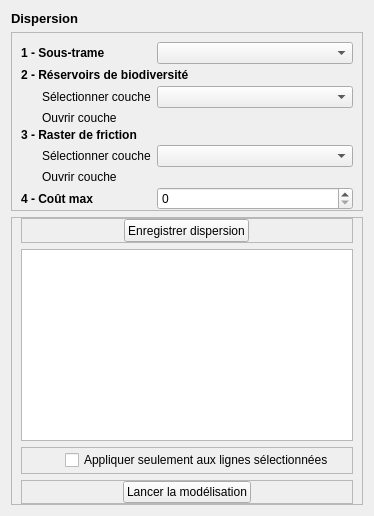
             <widget class="QWidget" name="dispersionTab">
              <attribute name="title">
               <string>7 - Dispersion</string>
              </attribute>
              <layout class="QVBoxLayout" name="verticalLayout_17">
               <item>
                <widget class="QLabel" name="label_28">
                 <property name="font">
                  <font>
                   <pointsize>10</pointsize>
                   <weight>75</weight>
                   <bold>true</bold>
                  </font>
                 </property>
                 <property name="text">
                  <string>Dispersion</string>
                 </property>
                </widget>
               </item>
               <item>
                <widget class="QFrame" name="frame_18">
                 <property name="frameShape">
                  <enum>QFrame::StyledPanel</enum>
                 </property>
                 <property name="frameShadow">
                  <enum>QFrame::Raised</enum>
                 </property>
                 <layout class="QGridLayout" name="gridLayout_22">
                  <property name="topMargin">
                   <number>9</number>
                  </property>
                  <property name="rightMargin">
                   <number>9</number>
                  </property>
                  <property name="bottomMargin">
                   <number>0</number>
                  </property>
                  <property name="verticalSpacing">
                   <number>3</number>
                  </property>
                  <item row="0" column="0" colspan="2">
                   <widget class="QLabel" name="costSTLabel">
                    <property name="sizePolicy">
                     <sizepolicy hsizetype="Fixed" vsizetype="Fixed">
                      <horstretch>0</horstretch>
                      <verstretch>0</verstretch>
                     </sizepolicy>
                    </property>
                    <property name="minimumSize">
                     <size>
                      <width>0</width>
                      <height>16</height>
                     </size>
                    </property>
                    <property name="font">
                     <font>
                      <weight>75</weight>
                      <bold>true</bold>
                     </font>
                    </property>
                    <property name="text">
                     <string>1 - Sous-trame</string>
                    </property>
                   </widget>
                  </item>
                  <item row="0" column="2">
                   <widget class="QComboBox" name="costSTCombo">
                    <property name="sizePolicy">
                     <sizepolicy hsizetype="Expanding" vsizetype="Fixed">
                      <horstretch>0</horstretch>
                      <verstretch>0</verstretch>
                     </sizepolicy>
                    </property>
                    <property name="minimumSize">
                     <size>
                      <width>100</width>
                      <height>0</height>
                     </size>
                    </property>
                   </widget>
                  </item>
                  <item row="1" column="0" colspan="3">
                   <widget class="QLabel" name="costStartRasterLabel">
                    <property name="sizePolicy">
                     <sizepolicy hsizetype="Fixed" vsizetype="Fixed">
                      <horstretch>0</horstretch>
                      <verstretch>0</verstretch>
                     </sizepolicy>
                    </property>
                    <property name="minimumSize">
                     <size>
                      <width>0</width>
                      <height>16</height>
                     </size>
                    </property>
                    <property name="font">
                     <font>
                      <weight>75</weight>
                      <bold>true</bold>
                     </font>
                    </property>
                    <property name="text">
                     <string>2 - Réservoirs de biodiversité</string>
                    </property>
                   </widget>
                  </item>
                  <item row="2" column="0">
                   <spacer name="horizontalSpacer_16">
                    <property name="orientation">
                     <enum>Qt::Horizontal</enum>
                    </property>
                    <property name="sizeType">
                     <enum>QSizePolicy::Fixed</enum>
                    </property>
                    <property name="sizeHint" stdset="0">
                     <size>
                      <width>15</width>
                      <height>13</height>
                     </size>
                    </property>
                   </spacer>
                  </item>
                  <item row="2" column="1">
                   <widget class="QLabel" name="costStartRasterLabel_2">
                    <property name="sizePolicy">
                     <sizepolicy hsizetype="Fixed" vsizetype="Fixed">
                      <horstretch>0</horstretch>
                      <verstretch>0</verstretch>
                     </sizepolicy>
                    </property>
                    <property name="minimumSize">
                     <size>
                      <width>0</width>
                      <height>13</height>
                     </size>
                    </property>
                    <property name="text">
                     <string>Sélectionner couche</string>
                    </property>
                   </widget>
                  </item>
                  <item row="2" column="2">
                   <widget class="QgsMapLayerComboBox" name="costStartLayerCombo">
                    <property name="sizePolicy">
                     <sizepolicy hsizetype="Expanding" vsizetype="Fixed">
                      <horstretch>0</horstretch>
                      <verstretch>0</verstretch>
                     </sizepolicy>
                    </property>
                    <property name="minimumSize">
                     <size>
                      <width>100</width>
                      <height>0</height>
                     </size>
                    </property>
                   </widget>
                  </item>
                  <item row="3" column="0">
                   <spacer name="horizontalSpacer_17">
                    <property name="orientation">
                     <enum>Qt::Horizontal</enum>
                    </property>
                    <property name="sizeType">
                     <enum>QSizePolicy::Fixed</enum>
                    </property>
                    <property name="sizeHint" stdset="0">
                     <size>
                      <width>15</width>
                      <height>13</height>
                     </size>
                    </property>
                   </spacer>
                  </item>
                  <item row="3" column="1">
                   <widget class="QLabel" name="costStartRasterLabel_3">
                    <property name="sizePolicy">
                     <sizepolicy hsizetype="Fixed" vsizetype="Fixed">
                      <horstretch>0</horstretch>
                      <verstretch>0</verstretch>
                     </sizepolicy>
                    </property>
                    <property name="minimumSize">
                     <size>
                      <width>0</width>
                      <height>13</height>
                     </size>
                    </property>
                    <property name="text">
                     <string>Ouvrir couche</string>
                    </property>
                   </widget>
                  </item>
                  <item row="3" column="2">
                   <widget class="QgsFileWidget" name="costStartLayer">
                    <property name="sizePolicy">
                     <sizepolicy hsizetype="Expanding" vsizetype="Fixed">
                      <horstretch>0</horstretch>
                      <verstretch>0</verstretch>
                     </sizepolicy>
                    </property>
                    <property name="minimumSize">
                     <size>
                      <width>100</width>
                      <height>0</height>
                     </size>
                    </property>
                   </widget>
                  </item>
                  <item row="4" column="0" colspan="2">
                   <widget class="QLabel" name="costPermRasterLabel">
                    <property name="sizePolicy">
                     <sizepolicy hsizetype="Fixed" vsizetype="Fixed">
                      <horstretch>0</horstretch>
                      <verstretch>0</verstretch>
                     </sizepolicy>
                    </property>
                    <property name="font">
                     <font>
                      <weight>75</weight>
                      <bold>true</bold>
                     </font>
                    </property>
                    <property name="text">
                     <string>3 - Raster de friction</string>
                    </property>
                   </widget>
                  </item>
                  <item row="5" column="0">
                   <spacer name="horizontalSpacer_18">
                    <property name="orientation">
                     <enum>Qt::Horizontal</enum>
                    </property>
                    <property name="sizeType">
                     <enum>QSizePolicy::Fixed</enum>
                    </property>
                    <property name="sizeHint" stdset="0">
                     <size>
                      <width>15</width>
                      <height>13</height>
                     </size>
                    </property>
                   </spacer>
                  </item>
                  <item row="5" column="1">
                   <widget class="QLabel" name="costStartRasterLabel_4">
                    <property name="sizePolicy">
                     <sizepolicy hsizetype="Fixed" vsizetype="Fixed">
                      <horstretch>0</horstretch>
                      <verstretch>0</verstretch>
                     </sizepolicy>
                    </property>
                    <property name="minimumSize">
                     <size>
                      <width>0</width>
                      <height>13</height>
                     </size>
                    </property>
                    <property name="text">
                     <string>Sélectionner couche</string>
                    </property>
                   </widget>
                  </item>
                  <item row="5" column="2">
                   <widget class="QgsMapLayerComboBox" name="costPermRasterCombo">
                    <property name="sizePolicy">
                     <sizepolicy hsizetype="Expanding" vsizetype="Fixed">
                      <horstretch>0</horstretch>
                      <verstretch>0</verstretch>
                     </sizepolicy>
                    </property>
                    <property name="minimumSize">
                     <size>
                      <width>100</width>
                      <height>0</height>
                     </size>
                    </property>
                   </widget>
                  </item>
                  <item row="6" column="0">
                   <spacer name="horizontalSpacer_19">
                    <property name="orientation">
                     <enum>Qt::Horizontal</enum>
                    </property>
                    <property name="sizeType">
                     <enum>QSizePolicy::Fixed</enum>
                    </property>
                    <property name="sizeHint" stdset="0">
                     <size>
                      <width>15</width>
                      <height>13</height>
                     </size>
                    </property>
                   </spacer>
                  </item>
                  <item row="6" column="1">
                   <widget class="QLabel" name="costStartRasterLabel_5">
                    <property name="sizePolicy">
                     <sizepolicy hsizetype="Fixed" vsizetype="Fixed">
                      <horstretch>0</horstretch>
                      <verstretch>0</verstretch>
                     </sizepolicy>
                    </property>
                    <property name="minimumSize">
                     <size>
                      <width>0</width>
                      <height>13</height>
                     </size>
                    </property>
                    <property name="text">
                     <string>Ouvrir couche</string>
                    </property>
                   </widget>
                  </item>
                  <item row="6" column="2">
                   <widget class="QgsFileWidget" name="costPermRaster">
                    <property name="sizePolicy">
                     <sizepolicy hsizetype="Expanding" vsizetype="Fixed">
                      <horstretch>0</horstretch>
                      <verstretch>0</verstretch>
                     </sizepolicy>
                    </property>
                   </widget>
                  </item>
                  <item row="7" column="0" colspan="2">
                   <widget class="QLabel" name="costMaxCost">
                    <property name="minimumSize">
                     <size>
                      <width>0</width>
                      <height>16</height>
                     </size>
                    </property>
                    <property name="font">
                     <font>
                      <weight>75</weight>
                      <bold>true</bold>
                     </font>
                    </property>
                    <property name="text">
                     <string>4 - Coût max</string>
                    </property>
                   </widget>
                  </item>
                  <item row="7" column="2">
                   <widget class="QgsSpinBox" name="costMaxVal">
                    <property name="sizePolicy">
                     <sizepolicy hsizetype="Expanding" vsizetype="Fixed">
                      <horstretch>0</horstretch>
                      <verstretch>0</verstretch>
                     </sizepolicy>
                    </property>
                    <property name="minimumSize">
                     <size>
                      <width>100</width>
                      <height>16</height>
                     </size>
                    </property>
                    <property name="maximum">
                     <number>999999999</number>
                    </property>
                   </widget>
                  </item>
                 </layout>
                </widget>
               </item>
               <item>
                <widget class="QFrame" name="frame_19">
                 <property name="frameShape">
                  <enum>QFrame::StyledPanel</enum>
                 </property>
                 <property name="frameShadow">
                  <enum>QFrame::Raised</enum>
                 </property>
                 <layout class="QVBoxLayout" name="verticalLayout_16">
                  <property name="leftMargin">
                   <number>9</number>
                  </property>
                  <property name="topMargin">
                   <number>0</number>
                  </property>
                  <property name="bottomMargin">
                   <number>0</number>
                  </property>
                  <item>
                   <widget class="QFrame" name="frame_20">
                    <property name="minimumSize">
                     <size>
                      <width>0</width>
                      <height>23</height>
                     </size>
                    </property>
                    <property name="frameShape">
                     <enum>QFrame::StyledPanel</enum>
                    </property>
                    <property name="frameShadow">
                     <enum>QFrame::Raised</enum>
                    </property>
                    <layout class="QHBoxLayout" name="horizontalLayout_12">
                     <property name="spacing">
                      <number>0</number>
                     </property>
                     <property name="leftMargin">
                      <number>0</number>
                     </property>
                     <property name="topMargin">
                      <number>0</number>
                     </property>
                     <property name="rightMargin">
                      <number>0</number>
                     </property>
                     <property name="bottomMargin">
                      <number>0</number>
                     </property>
                     <item>
                      <widget class="QPushButton" name="costAdd">
                       <property name="sizePolicy">
                        <sizepolicy hsizetype="Maximum" vsizetype="Fixed">
                         <horstretch>0</horstretch>
                         <verstretch>0</verstretch>
                        </sizepolicy>
                       </property>
                       <property name="minimumSize">
                        <size>
                         <width>0</width>
                         <height>23</height>
                        </size>
                       </property>
                       <property name="text">
                        <string>Enregistrer dispersion</string>
                       </property>
                       <property name="icon">
                        <iconset>
                         <normaloff>:/plugins/eco_cont/icons/mActionFileSave.svg</normaloff>:/plugins/eco_cont/icons/mActionFileSave.svg</iconset>
                       </property>
                      </widget>
                     </item>
                    </layout>
                   </widget>
                  </item>
                  <item>
                   <widget class="QTableView" name="costView">
                    <property name="dragEnabled">
                     <bool>false</bool>
                    </property>
                    <property name="alternatingRowColors">
                     <bool>true</bool>
                    </property>
                    <property name="selectionBehavior">
                     <enum>QAbstractItemView::SelectRows</enum>
                    </property>
                    <property name="sortingEnabled">
                     <bool>true</bool>
                    </property>
                   </widget>
                  </item>
                  <item>
                   <widget class="QFrame" name="frame_34">
                    <property name="sizePolicy">
                     <sizepolicy hsizetype="Expanding" vsizetype="Fixed">
                      <horstretch>0</horstretch>
                      <verstretch>0</verstretch>
                     </sizepolicy>
                    </property>
                    <property name="minimumSize">
                     <size>
                      <width>0</width>
                      <height>16</height>
                     </size>
                    </property>
                    <property name="frameShape">
                     <enum>QFrame::StyledPanel</enum>
                    </property>
                    <property name="frameShadow">
                     <enum>QFrame::Raised</enum>
                    </property>
                    <layout class="QHBoxLayout" name="horizontalLayout_20">
                     <property name="spacing">
                      <number>0</number>
                     </property>
                     <property name="leftMargin">
                      <number>3</number>
                     </property>
                     <property name="topMargin">
                      <number>0</number>
                     </property>
                     <property name="rightMargin">
                      <number>3</number>
                     </property>
                     <property name="bottomMargin">
                      <number>0</number>
                     </property>
                     <item>
                      <widget class="QToolButton" name="costRemove">
                       <property name="minimumSize">
                        <size>
                         <width>25</width>
                         <height>25</height>
                        </size>
                       </property>
                       <property name="toolTip">
                        <string>Supprimer les lignes sélectionnées</string>
                       </property>
                       <property name="text">
                        <string/>
                       </property>
                       <property name="icon">
                        <iconset>
                         <normaloff>:/plugins/eco_cont/icons/mActionDeleteSelected.svg</normaloff>:/plugins/eco_cont/icons/mActionDeleteSelected.svg</iconset>
                       </property>
                       <property name="autoRaise">
                        <bool>true</bool>
                       </property>
                      </widget>
                     </item>
                     <item>
                      <spacer name="horizontalSpacer_21">
                       <property name="orientation">
                        <enum>Qt::Horizontal</enum>
                       </property>
                       <property name="sizeType">
                        <enum>QSizePolicy::Expanding</enum>
                       </property>
                       <property name="sizeHint" stdset="0">
                        <size>
                         <width>15</width>
                         <height>13</height>
                        </size>
                       </property>
                      </spacer>
                     </item>
                     <item>
                      <widget class="QCheckBox" name="costRunOnlySelection">
                       <property name="sizePolicy">
                        <sizepolicy hsizetype="Preferred" vsizetype="Fixed">
                         <horstretch>0</horstretch>
                         <verstretch>0</verstretch>
                        </sizepolicy>
                       </property>
                       <property name="minimumSize">
                        <size>
                         <width>0</width>
                         <height>16</height>
                        </size>
                       </property>
                       <property name="text">
                        <string>Appliquer seulement aux lignes sélectionnées</string>
                       </property>
                      </widget>
                     </item>
                     <item>
                      <spacer name="horizontalSpacer_20">
                       <property name="orientation">
                        <enum>Qt::Horizontal</enum>
                       </property>
                       <property name="sizeType">
                        <enum>QSizePolicy::Expanding</enum>
                       </property>
                       <property name="sizeHint" stdset="0">
                        <size>
                         <width>15</width>
                         <height>13</height>
                        </size>
                       </property>
                      </spacer>
                     </item>
                    </layout>
                   </widget>
                  </item>
                  <item>
                   <widget class="QFrame" name="frame_21">
                    <property name="frameShape">
                     <enum>QFrame::StyledPanel</enum>
                    </property>
                    <property name="frameShadow">
                     <enum>QFrame::Raised</enum>
                    </property>
                    <layout class="QHBoxLayout" name="horizontalLayout_13">
                     <property name="spacing">
                      <number>0</number>
                     </property>
                     <property name="leftMargin">
                      <number>0</number>
                     </property>
                     <property name="topMargin">
                      <number>0</number>
                     </property>
                     <property name="rightMargin">
                      <number>0</number>
                     </property>
                     <property name="bottomMargin">
                      <number>0</number>
                     </property>
                     <item>
                      <widget class="QPushButton" name="costRun">
                       <property name="sizePolicy">
                        <sizepolicy hsizetype="Fixed" vsizetype="Fixed">
                         <horstretch>0</horstretch>
                         <verstretch>0</verstretch>
                        </sizepolicy>
                       </property>
                       <property name="text">
                        <string>Lancer la modélisation</string>
                       </property>
                       <property name="icon">
                        <iconset>
                         <normaloff>:/plugins/eco_cont/icons/play.svg</normaloff>:/plugins/eco_cont/icons/play.svg</iconset>
                       </property>
                      </widget>
                     </item>
                    </layout>
                   </widget>
                  </item>
                 </layout>
                </widget>
               </item>
              </layout>
             </widget>
